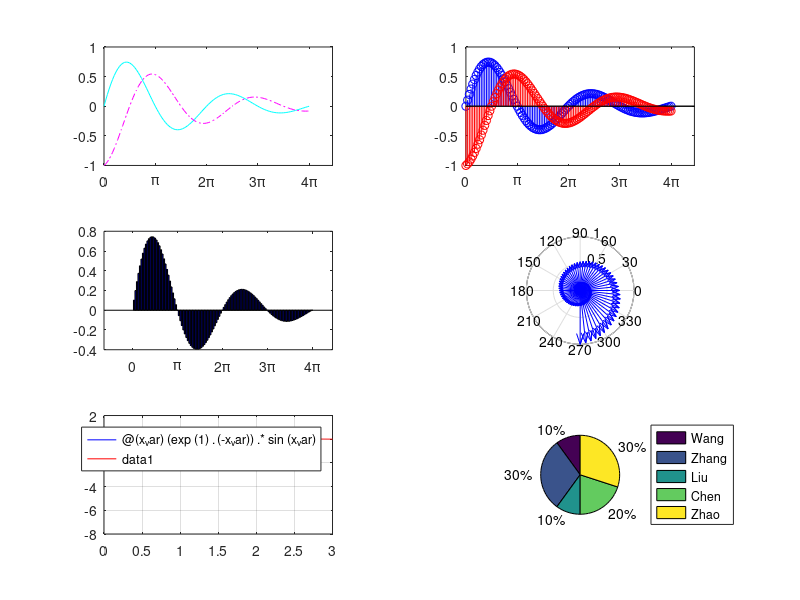

Recreate this plot in MATLAB. (Note: a time limit stopped this script after it produced the figure.)
% Student name: UNAL FARUK
% Student ID : LS1925224

%HW5-1
%Q-1
subplot(3,2,1);
x = 0:pi/30:4*pi;
y1 = real((exp(1).^(-0.2.*x)).*(sin(x)-(cos(x)*i)));
plot(x,y1,'c');
hold on;
y2 = imag((exp(1).^(-0.2.*x)).*(sin(x)-(cos(x)*i)));
plot(x,y2,'-.m');
xticks([0 pi 2*pi 3*pi 4*pi]);
xticklabels({'0','\pi','2\pi','3\pi','4\pi'});

%Q-2
subplot(3,2,2);
x = 0:pi/30:4*pi;
y1 = real((exp(1).^(-0.2.*x)).*(sin(x)-(cos(x)*i)));
stem(x,y1,'b');
hold on;
y2 = imag((exp(1).^(-0.2.*x)).*(sin(x)-(cos(x)*i)));
stem(x,y2,'r');
xticks([0 pi 2*pi 3*pi 4*pi]);
xticklabels({'0','\pi','2\pi','3\pi','4\pi'});

%Q-3
subplot(3,2,3);
x = 0:pi/30:4*pi;
y1 = real((exp(1).^(-0.2.*x)).*(sin(x)-(cos(x)*i)));
bar(x,y1,'b');
xticks([0 pi 2*pi 3*pi 4*pi]);
xticklabels({'0','\pi','2\pi','3\pi','4\pi'});

%Q-4
subplot(3,2,4);
x = 0:pi/30:4*pi;
y1 = (exp(1).^(-0.2.*x)).*(sin(x)-(cos(x)*i));
compass(y1);

%Q-5
subplot(3,2,5);
fplot(@(x_var) (exp(1).^(-x_var)).*sin(x_var),[-3 0],'b')
hold on
fplot(@(x_var) (exp(1).^(-x_var)).*sin(x_var),[0 3],'r')
hold off
grid on

%Q-6
subplot(3,2,6);
amounts = [5 15 5 10 15];
names = {'Wang','Zhang','Liu','Chen','Zhao'};
pie(amounts);
legend(names,'Location','eastoutside');
hold off;

%HW5-2
%Q-a
figure;
x=-1.8:0.02:1.8;
y=-1.2:0.01:1.2;
z=-1.8:0.02:1.8;
[X,Y,Z]=meshgrid(x,y,z);
D=(2.*X.^2+2.*Y.^2+Z.^2-1).^3-(1/10).*X.^2.*Z.^3-Y.^2.*Z.^3;
% isovalue = 0.2*(max(D(:))-min(D(:)))+min(D(:));
surf1 = isosurface(X,Y,Z,D,0);
p1 = patch(surf1);
% isonormals(x,y,z,D,p1);
set(p1,'FaceColor','red','EdgeColor','none','FaceAlpha',1); % set the color, mesh and transparency level of the surface
% daspect([1,1,1])
view(3); 
axis equal
camlight; lighting gouraud;
xlabel('X');
ylabel('Y');
zlabel('Z');


%Q-b
%%I found a code-example at stackoverflow (https://stackoverflow.com/a/47842456/6603006), the heart was bouncing in that
%%code, i changed some parts of the code and got what I want
%%In this method, we are shifting the axes not the object.
figure;
x=-1.8:0.02:1.8;
y=-1.2:0.01:1.2;
z=-1.8:0.02:1.8;
% isonormals(x,y,z,D,p1);
[X,Y,Z]=meshgrid(x,y,z);
D=(2.*X.^2+2.*Y.^2+Z.^2-1).^3-(1/10).*X.^2.*Z.^3-Y.^2.*Z.^3;
isosurface(X,Y,Z,D,0);
% set(p1,'FaceColor','red','EdgeColor','none','FaceAlpha',1); % set the color, mesh and transparency level of the surface


axis tight
axis equal
colormap flag
axis manual

ax = gca;

k=2;
ax.XLim = ax.XLim*k;
ax.YLim = ax.YLim*k;
ax.ZLim = ax.ZLim*k;

tempLims.XLim = ax.XLim;
tempLims.YLim = ax.YLim;
tempLims.ZLim = ax.ZLim;

t=0;
heartData = sin((1:250)/100*2*pi)/6.*hamming(250)';
heartData(251:400) = 0;

while 1
    t=t+1;
    t=mod(t, length(heartData))+1;

    k = 3*heartData(t);

%     ax.XLim = tempLims.XLim * k;
%     ax.YLim = tempLims.YLim * k;
    ax.ZLim = tempLims.ZLim - k;
    pause(0.01);
end
